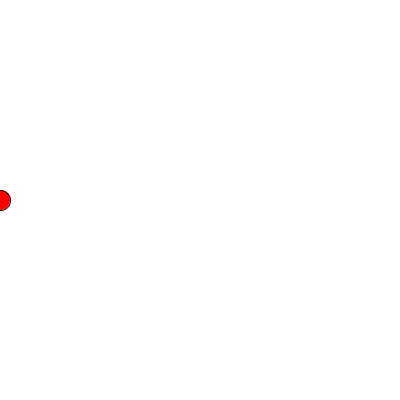
Frame 1 (no input)
Frame 60 (the mouse pressed at the canvas centre just before this capture): identical to frame 1, image omitted
Frame 120 (the mouse held since frame 60 and released just before this capture): identical to frame 1, image omitted

The Processing sketch that drew this single still picture (run headless with seeded random() and noise(); from frame 60 on, the mouse is pressed at the canvas centre):

// Processing sketch: moving_ball
// ── moving_ball.pde
int x= 0;
int a = 0;
int b = 0;
int difference = 0;

void setup()
{
 size(400,400); 
}

void draw()
{
  background(255);
  fill(255,0,0);
 ellipse(x,height/2, 20,20); 
 
 if(key == 'd') // replace this logic
 {
  x+=10;
 }
 if(key == 'a')
 {
  x-=10; 
 }


}


 
